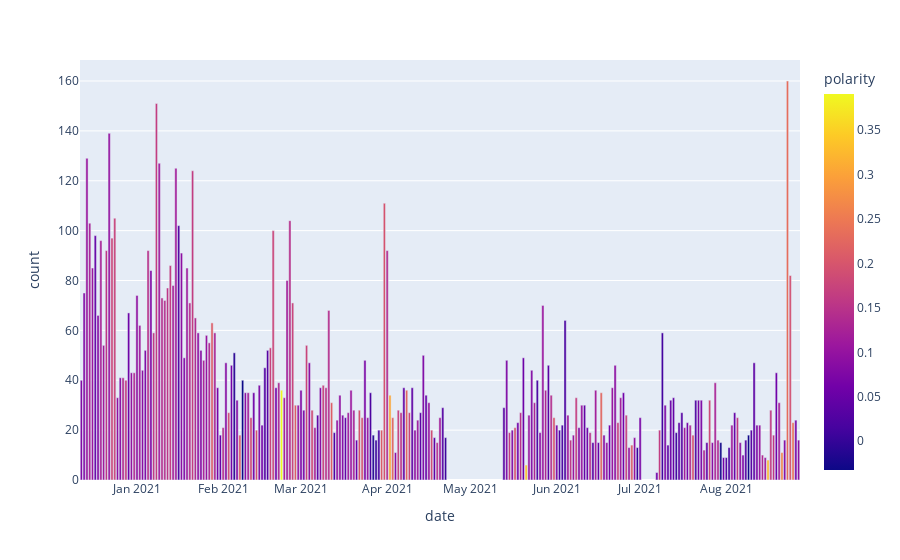

The notebook cell this image was saved under:
### Code cell
pfizy_df, pfizy_timeline = filter_by_vaccy(df, ['pfizer', 'biontech'])
print(pfizy_df.shape)
fig = px.bar(pfizy_timeline, x='date', y='count', color='polarity')
fig.show()

### Figure 1 — Plotly figure (JSON) as saved in the notebook; plotly's stock layout.template omitted (floating-point values rounded to 4 significant figures; data arrays with more than 128 entries replaced by an {"elided": "..."} marker saying what was removed)
{"data": [{"alignmentgroup": "True", "hovertemplate": "date=%{x}<br>count=%{y}<br>polarity=%{marker.color}<extra></extra>", "legendgroup": "", "marker": {"color": {"elided": "234 float values"}, "coloraxis": "coloraxis", "pattern": {"shape": ""}}, "name": "", "offsetgroup": "", "orientation": "v", "showlegend": false, "textposition": "auto", "type": "bar", "x": {"elided": "234 str values"}, "xaxis": "x", "y": {"elided": "234 int values"}, "yaxis": "y"}], "layout": {"barmode": "relative", "coloraxis": {"colorbar": {"title": {"text": "polarity"}}, "colorscale": [[0, "#0d0887"], [0.1111, "#46039f"], [0.2222, "#7201a8"], [0.3333, "#9c179e"], [0.4444, "#bd3786"], [0.5556, "#d8576b"], [0.6667, "#ed7953"], [0.7778, "#fb9f3a"], [0.8889, "#fdca26"], [1, "#f0f921"]]}, "legend": {"tracegroupgap": 0}, "margin": {"t": 60}, "xaxis": {"anchor": "y", "domain": [0, 1], "title": {"text": "date"}}, "yaxis": {"anchor": "x", "domain": [0, 1], "title": {"text": "count"}}}}
